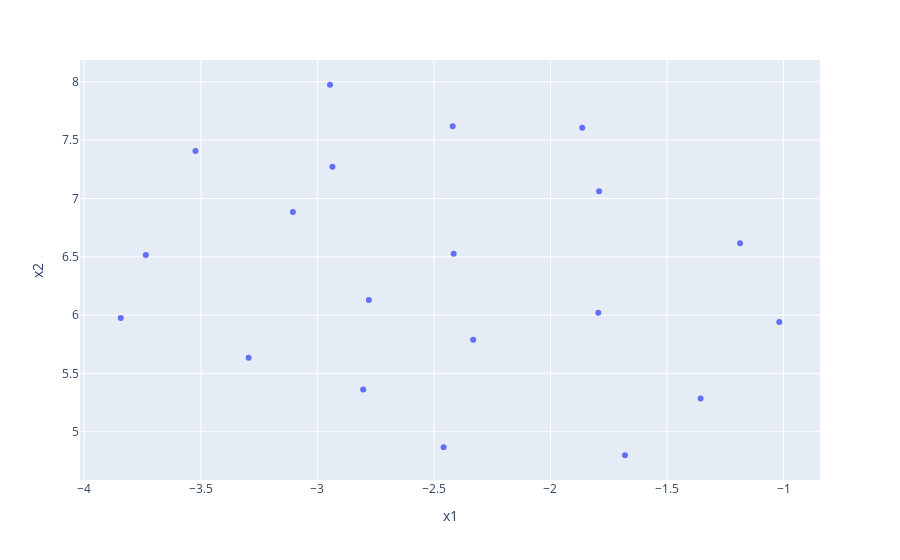

The cell this chart's notebook holds for it:
### Markdown cell above
**Graficamos el embbedded space**

### Code cell
# Requisitos: sentiment_embedded (np.ndarray n×d) y labels_sentiment (list[str] de largo n)

import numpy as np
import pandas as pd
import plotly.express as px
from umap import UMAP

# Seguridad: que coincidan tamaños
assert len(labels_calls) == sentiment_embedded.shape[0], "Dim mismatch"

# Reducir a 2D solo para visualizar
X2 = UMAP(n_components=2, metric="cosine", random_state=42).fit_transform(sentiment_embedded)

# DataFrame para el plot (incluye 'code' = tus labels)
df_plot = pd.DataFrame({
    "x1": X2[:, 0],
    "x2": X2[:, 1],
    "code": [str(c) if c is not None else "" for c in labels_calls],
})

fig = px.scatter(
    df_plot, x="x1", y="x2",
    hover_data=["code"]   # <-- aquí se ve el label en el hover
)
fig.update_layout(xaxis_title="x1", yaxis_title="x2")
fig.show()

### Figure 1 — Plotly figure (JSON) as saved in the notebook; plotly's stock layout.template omitted (floating-point values rounded to 4 significant figures)
{"data": [{"customdata": [["Product Feature Inquiry \n"], ["Damaged Refrigerator Complaint \n"], ["Laptop Connectivity Issues \n"], ["Customer Satisfaction DW-6543  \n"], ["Customer Order Inquiry \n"], ["Wireless Speaker Functionality \n"], ["Order Delivery Delay \n"], ["Router Network Setup \n"], ["Customer Order Inquiry \n"], ["Customer Satisfaction With PR9876  \n"], ["Technical Data Request \n"], ["Color Discrepancy Concern  \n"], ["System Outage Impact \n"], ["Product Inquiry Weekend Delivery \n"], ["Customer Satisfaction With CAMERA-PRO-1 \n"], ["Tablet Functionality Inquiry \n"], ["WasherDryer Combo Malfunction \n"], ["Software Suite Pro Installation Issues \n"], ["Office Furniture Procurement \n"], ["Customer Satisfaction With Television  \n"]], "hovertemplate": "x1=%{x}<br>x2=%{y}<br>code=%{customdata[0]}<extra></extra>", "legendgroup": "", "marker": {"color": "#636efa", "symbol": "circle"}, "mode": "markers", "name": "", "orientation": "v", "showlegend": false, "type": "scatter", "x": [-1.791, -3.736, -1.356, -2.415, -3.105, -1.018, -2.936, -1.68, -3.523, -2.779, -1.864, -3.295, -1.795, -2.419, -2.804, -1.186, -3.844, -2.459, -2.946, -2.331], "xaxis": "x", "y": [7.062, 6.517, 5.286, 6.527, 6.884, 5.941, 7.271, 4.799, 7.407, 6.13, 7.607, 5.635, 6.021, 7.62, 5.363, 6.616, 5.976, 4.867, 7.975, 5.788], "yaxis": "y"}], "layout": {"legend": {"tracegroupgap": 0}, "margin": {"t": 60}, "xaxis": {"anchor": "y", "domain": [0, 1], "title": {"text": "x1"}}, "yaxis": {"anchor": "x", "domain": [0, 1], "title": {"text": "x2"}}}}
